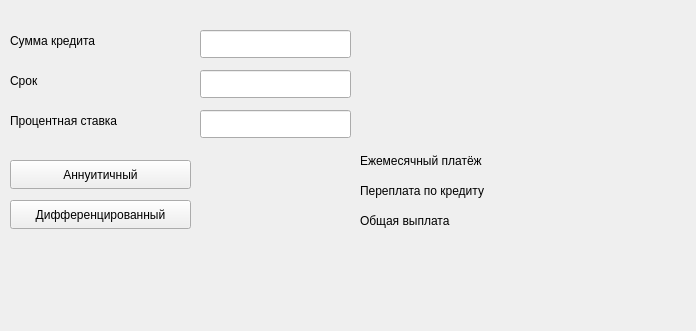
<?xml version="1.0" encoding="UTF-8"?>
<ui version="4.0">
 <class>CreditCalc</class>
 <widget class="QWidget" name="CreditCalc">
  <property name="geometry">
   <rect>
    <x>0</x>
    <y>0</y>
    <width>696</width>
    <height>331</height>
   </rect>
  </property>
  <property name="windowTitle">
   <string>Form</string>
  </property>
  <widget class="QLineEdit" name="line_sum_credit">
   <property name="geometry">
    <rect>
     <x>200</x>
     <y>30</y>
     <width>151</width>
     <height>28</height>
    </rect>
   </property>
   <property name="text">
    <string/>
   </property>
  </widget>
  <widget class="QLineEdit" name="line_srok">
   <property name="geometry">
    <rect>
     <x>200</x>
     <y>70</y>
     <width>151</width>
     <height>28</height>
    </rect>
   </property>
   <property name="text">
    <string/>
   </property>
  </widget>
  <widget class="QLineEdit" name="line_stavka">
   <property name="geometry">
    <rect>
     <x>200</x>
     <y>110</y>
     <width>151</width>
     <height>28</height>
    </rect>
   </property>
   <property name="text">
    <string/>
   </property>
  </widget>
  <widget class="QLabel" name="SumCredit">
   <property name="geometry">
    <rect>
     <x>10</x>
     <y>20</y>
     <width>111</width>
     <height>41</height>
    </rect>
   </property>
   <property name="text">
    <string>Сумма кредита</string>
   </property>
  </widget>
  <widget class="QLabel" name="Srok">
   <property name="geometry">
    <rect>
     <x>10</x>
     <y>60</y>
     <width>111</width>
     <height>41</height>
    </rect>
   </property>
   <property name="text">
    <string>Срок</string>
   </property>
  </widget>
  <widget class="QLabel" name="ProzentStav">
   <property name="geometry">
    <rect>
     <x>10</x>
     <y>100</y>
     <width>141</width>
     <height>41</height>
    </rect>
   </property>
   <property name="text">
    <string>Процентная ставка</string>
   </property>
  </widget>
  <widget class="QPushButton" name="Annuit">
   <property name="geometry">
    <rect>
     <x>10</x>
     <y>160</y>
     <width>181</width>
     <height>29</height>
    </rect>
   </property>
   <property name="text">
    <string>Аннуитичный</string>
   </property>
  </widget>
  <widget class="QPushButton" name="Diff">
   <property name="geometry">
    <rect>
     <x>10</x>
     <y>200</y>
     <width>181</width>
     <height>29</height>
    </rect>
   </property>
   <property name="text">
    <string>Дифференцированный</string>
   </property>
  </widget>
  <widget class="QLabel" name="label_4">
   <property name="geometry">
    <rect>
     <x>360</x>
     <y>150</y>
     <width>161</width>
     <height>21</height>
    </rect>
   </property>
   <property name="text">
    <string>Ежемесячный платёж</string>
   </property>
  </widget>
  <widget class="QLabel" name="label_5">
   <property name="geometry">
    <rect>
     <x>360</x>
     <y>180</y>
     <width>161</width>
     <height>21</height>
    </rect>
   </property>
   <property name="text">
    <string>Переплата по кредиту</string>
   </property>
  </widget>
  <widget class="QLabel" name="label_6">
   <property name="geometry">
    <rect>
     <x>360</x>
     <y>210</y>
     <width>161</width>
     <height>21</height>
    </rect>
   </property>
   <property name="text">
    <string>Общая выплата</string>
   </property>
  </widget>
  <widget class="QLabel" name="mounth_pay">
   <property name="geometry">
    <rect>
     <x>530</x>
     <y>150</y>
     <width>161</width>
     <height>21</height>
    </rect>
   </property>
   <property name="text">
    <string/>
   </property>
  </widget>
  <widget class="QLabel" name="over_pay">
   <property name="geometry">
    <rect>
     <x>530</x>
     <y>180</y>
     <width>161</width>
     <height>21</height>
    </rect>
   </property>
   <property name="text">
    <string/>
   </property>
  </widget>
  <widget class="QLabel" name="final_sum">
   <property name="geometry">
    <rect>
     <x>530</x>
     <y>210</y>
     <width>161</width>
     <height>21</height>
    </rect>
   </property>
   <property name="text">
    <string/>
   </property>
  </widget>
 </widget>
 <resources/>
 <connections/>
</ui>
